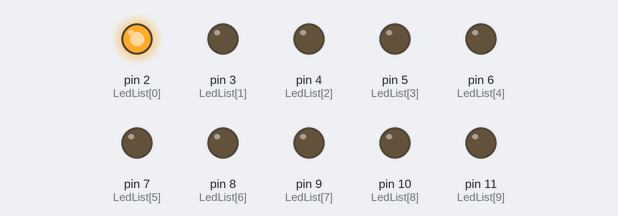
A program run on a simulated Arduino Nano, built with avr-gcc and run on an emulated ATmega328P. On the bench: output pins drawn as LEDs (lit = HIGH).

Above: at 0.05 s.
At 0.65 s:
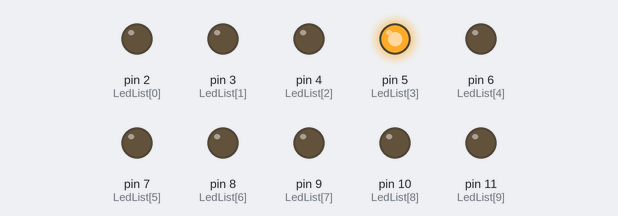
At 1.15 s:
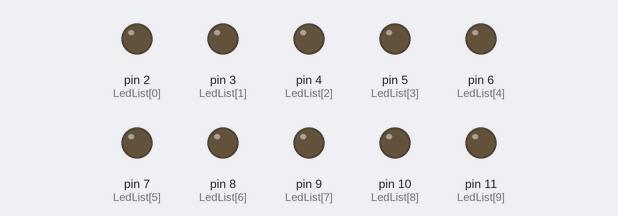
At 2.25 s:
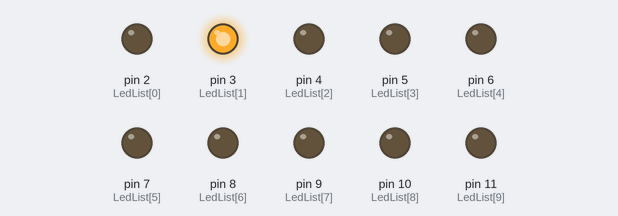
At 3.25 s:
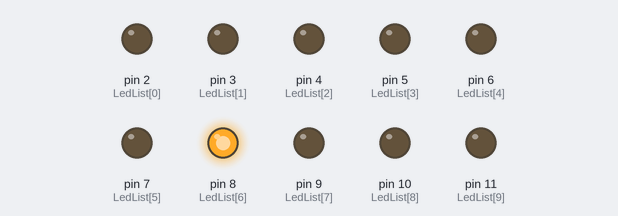
At 4.45 s:
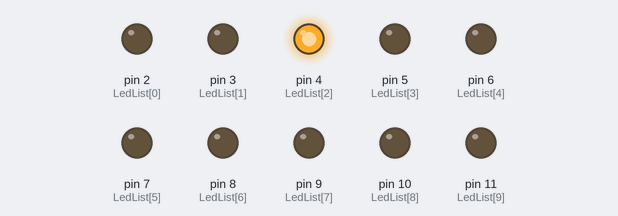
Timing chart, 0 to 4.8 s (numbered marks = the images above):
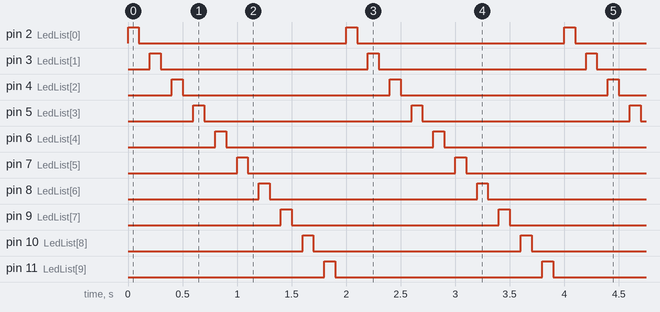

Measured:
- by itself, pin 2 (LedList[0]), pin 3 (LedList[1]), pin 4 (LedList[2]), pin 5 (LedList[3]), pin 6 (LedList[4]), pin 7 (LedList[5]), pin 8 (LedList[6]), pin 9 (LedList[7]), pin 10 (LedList[8]), pin 11 (LedList[9]): alternates HIGH for 0.10 s and LOW for 1.9 s
- by itself, everything shown: repeats every 2.0 s, in 20 steps

The program:

main.cpp
```cpp
#include <Arduino.h>

int delaytime = 100;
int LedList[10] = {2, 3, 4, 5, 6, 7, 8, 9, 10, 11};
int LedListLength;

void setup() {
  LedListLength = sizeof(LedList) / sizeof(LedList[0]);
  for(int a =0;a<LedListLength;a++){
    pinMode(LedList[a], OUTPUT);
}}

void loop() {
  for(int a = 0;a<LedListLength;a++){
    digitalWrite(LedList[a], HIGH);
    delay(delaytime);
    digitalWrite(LedList[a], LOW);
    delay(delaytime);
}}
```
